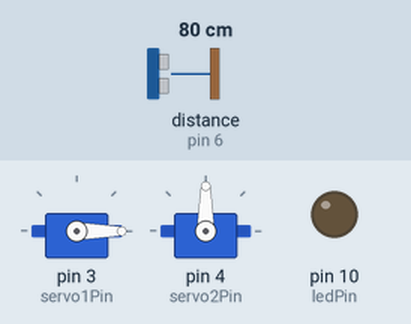
A sketch run on a simulated Arduino Uno, built with avr-gcc and run on an emulated ATmega328P. Shown: 2 × servo, output pins drawn as LEDs (lit = HIGH). Wiring (inferred from the names in the program): ultrasonic range finder: trigger pin 7; echo pin 6. The inputs (shaded band) are chosen by the test bench; at power-on: distance to the obstacle (sensor on pin 6) 80 cm. The echo pulse lasts 58.3 µs per cm; pins used as bus, display or sensor lines are not drawn.

Above: at 1.2 s.
1.3 s: distance to the obstacle (sensor on pin 6) set to 29 cm
2.8 s: distance to the obstacle (sensor on pin 6) set to 23 cm
At 3.2 s:
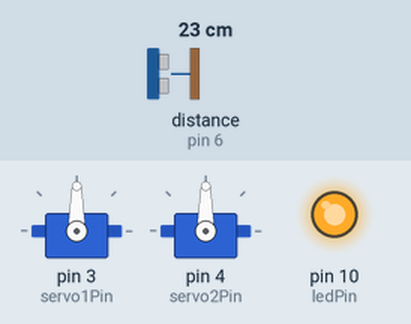
5.8 s: distance to the obstacle (sensor on pin 6) set to 35 cm
At 6.16 s:
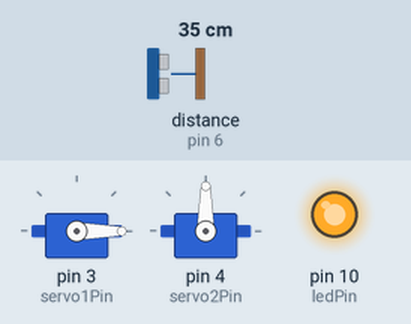
7.7 s: distance to the obstacle (sensor on pin 6) set to 2 cm
At 8.7 s:
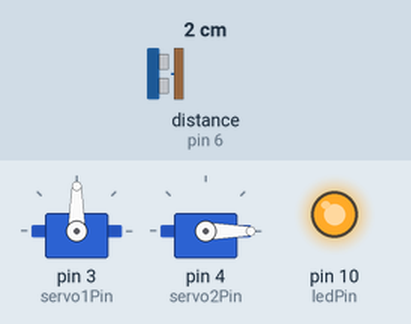
Timing chart, 0 to 11.7 s (numbered marks = the images above; inputs shaded):
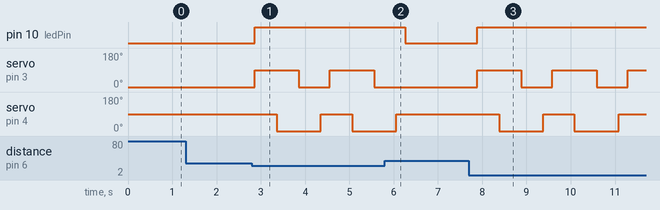

Measured:
- the behaviour switches between 27 and 26 cm on distance to the obstacle (sensor on pin 6) (found by bisection; images 0 and 1)
- after the input at 1.3 s, every drawn part: stays the same
- after the input at 2.8 s, pin 10 (ledPin): LOW → HIGH after 0.06 s; servo on pin 3 (servo1Pin): alternates 90° for 1.0 s and 0° for 0.70 s, starting after 0.06 s; servo on pin 4 (servo2Pin): 90° → 0° after 0.56 s, → 90° 1.0 s later, → 0° 0.70 s later
- after the input at 5.8 s, pin 10 (ledPin): HIGH → LOW after 0.46 s; servo on pin 3 (servo1Pin): stays 0° (without the input it goes to 90° after 0.46 s); servo on pin 4 (servo2Pin): goes on until 6.1 s, then stays 90°
- after the input at 7.7 s, pin 10 (ledPin): LOW → HIGH after 0.18 s; servo on pin 3 (servo1Pin): alternates 90° for 1.0 s and 0° for 0.70 s, starting after 0.18 s; servo on pin 4 (servo2Pin): alternates 90° for 0.70 s and 0° for 1.0 s, starting after 0.68 s

The sketch:

Rat_Beater.ino
```cpp
#include <Servo.h>

int ledPin = 10;
int trigPin = 7;
int echoPin = 6;
int servo1Pin = 3;
int servo2Pin = 4;
Servo servoUp;
Servo servoDown;

long duration;
int distance;

void setup() {
  // put your setup code here, to run once:
  pinMode(ledPin, OUTPUT);
  pinMode(trigPin, OUTPUT);
  pinMode(echoPin, INPUT);
  Serial.begin(9600);
  servoUp.attach(servo1Pin);
  servoDown.attach(servo2Pin);
}

void loop() {

  servoDown.write(90);
  servoUp.write(0);

  digitalWrite(trigPin, LOW);
  delayMicroseconds(2);

  digitalWrite(trigPin, HIGH);
  delayMicroseconds(10);
  digitalWrite(trigPin, LOW);

  duration = pulseIn(echoPin, HIGH);

  // Calculating the distance
  distance = duration * 0.034 / 2;

  if (distance <= 25){
    digitalWrite(ledPin, HIGH);
    servoUp.write(90);
    delay(500);
    servoDown.write(0);
    delay(500);
    servoUp.write(0);
    delay(500);
    servoDown.write(90);
  } else {
    digitalWrite(ledPin, LOW);
    servoDown.write(90);
    servoUp.write(0);
  }

  delay(200);
}
```
